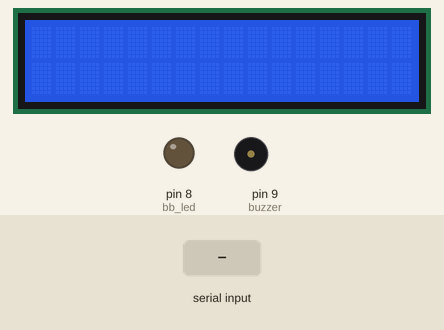
Bench run of a sketch on a simulated Arduino Uno, built with avr-gcc and run on an emulated ATmega328P. Parts: 16×2 character LCD, output pins drawn as LEDs (lit = HIGH), buzzer (waves = sounding). Inputs (shaded band) come from the test bench. What the sketch prints to the serial monitor is not drawn.

Above: at 1.3 s.
1.4 s: "<test>" received over the second serial link
At 2.5 s:
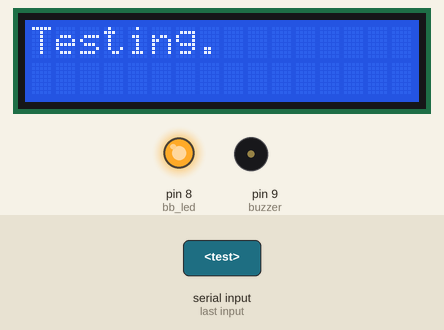
At 4.3 s:
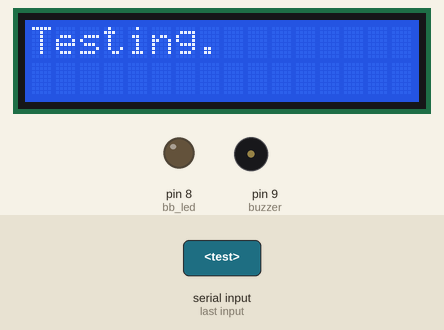
4.4 s: "<noise>" received over the second serial link
At 6.4 s:
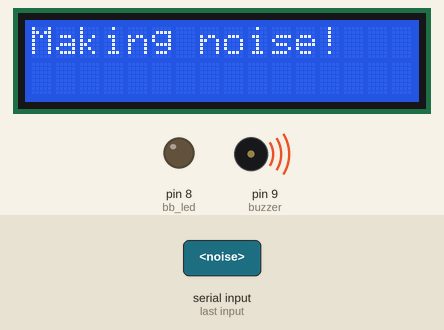
Timing chart, 0 to 13.4 s (numbered marks = the images above; inputs shaded):
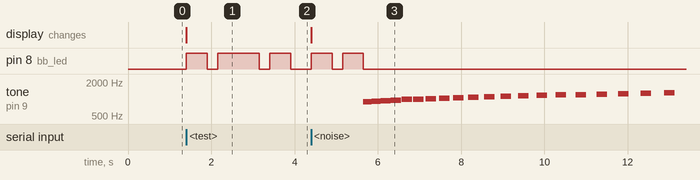

The sketch:

Bluetooth_Controller.ino
```cpp
#include <SoftwareSerial.h>
#include<LiquidCrystal.h>

const int bb_led = 8;
const int rs = 12, en = 11, d4 = 4, d5 = 5, d6 = 6, d7 = 7;
LiquidCrystal lcd(rs,en,d4,d5,d6,d7);

const int buzzer = 9;
const int bluetoothTx = 2;  // TX-O pin of bluetooth mate, Arduino D2
const int bluetoothRx = 3;  // RX-I pin of bluetooth mate, Arduino D3
SoftwareSerial bluetooth(bluetoothTx, bluetoothRx);
// bluetoothTx -> software Rx && bluetoothRx -> software Tx

const byte max_chars = 30;
char rcvd_msg[max_chars];
boolean next_msg = false;
char msg;

void setup(){
  pinMode(bb_led,OUTPUT);
  lcd.begin(16,2);
  Serial.begin(9600);  // Begin the serial monitor at 9600bps

  bluetooth.begin(115200);  // The Bluetooth Mate defaults to 115200bps
  bluetooth.print("$");  // Print three times individually
  bluetooth.print("$");
  bluetooth.print("$");  // Enter command mode
  delay(100);  // Short delay, wait for the Mate to send back CMD
  bluetooth.println("U,9600,N");  // Temporarily Change the baudrate to 9600, no parity
  // 115200 can be too fast at times for NewSoftSerial to relay the data reliably
  bluetooth.begin(9600);  // Start bluetooth serial at 9600
}

void loop()
{
  getBluetoothMsg();
  processNewCmd();
}

//testing function
void initSimpleBluetoothMode(void){
  if(bluetooth.available()){
    msg = bluetooth.read();
    if(msg == '9'){ Serial.println("Got data!"); }
    else{ Serial.print(msg); }
  }
}

//reads a message sent over bluetooth
void getBluetoothMsg(void){
    static boolean isReceiving = false;
    static byte index = 0;

    char msg_start = '<';
    char msg_end = '>';
    char rcvd;

    while (bluetooth.available() > 0 && next_msg == false) {
        rcvd = bluetooth.read();
        if (isReceiving == true) {
            if (rcvd != msg_end) {
                rcvd_msg[index] = rcvd;
                index++;
                if (index >= max_chars) {index = max_chars - 1;}//rewrites last index until done
            }
            else {
                rcvd_msg[index] = '\0'; // terminate the string
                isReceiving = false;
                index = 0;
                next_msg = true;
            }
        }
        else if (rcvd == msg_start) { isReceiving = true; }
     }
 }


void processNewCmd(void) {
    if (next_msg == true) {
        Serial.print("New Message:");
        Serial.println(rcvd_msg);
        next_msg = false;
        String cmd = rcvd_msg;
        doCommand(cmd);
    }
}

void blinkLED(void){
    digitalWrite(bb_led,HIGH);
    delay(500);
    digitalWrite(bb_led,LOW);
    delay(250);
    digitalWrite(bb_led,HIGH);
    delay(500);
    digitalWrite(bb_led,LOW);
  }

void doCommand(String cmd){
      if(cmd == "test"){
        lcd.clear();
        lcd.print("Testing.");
        Serial.println("Blinking led now...");
        blinkLED();
        blinkLED();
      }
      else if(cmd == "insult"){
        lcd.clear();
        blinkLED();
        blinkLED();
        lcd.print("Your mom is fat.");
      }
      else if(cmd == "noise"){
        lcd.clear();
        lcd.print("Making noise!");
        blinkLED();
        for(int i = 0; i <20;i++){
          tone(buzzer,900+(i*20),250);
          delay(200+(i*20));
          noTone(buzzer);
        }
        for(int i = 0; i <20;i++){
          tone(buzzer,900-(i*20),250);
          delay(200+(i*20));
          noTone(buzzer);
        }
        blinkLED();
      }
      else if (cmd.startsWith("display")){
          int index_of_msg = cmd.indexOf("\'");
          String display_string = cmd.substring(index_of_msg+1,cmd.length()-1);
          lcd.clear();
          blinkLED();
          Serial.print(display_string);
          lcd.print(display_string);
      }
      else{ Serial.println("Not a known command ");}
 }
```

Measured:
- after the input at 1.4 s, pin 8 (bb_led): goes HIGH 0.50 s, LOW 0.25 s, HIGH 1.0 s, LOW 0.25 s, HIGH 0.50 s, then LOW, starting at once; the display: changes at once (image 1)
- after the input at 4.4 s, pin 8 (bb_led): alternates HIGH for 0.50 s and LOW for 0.25 s, 4 changes in all, then stays LOW, starting at once; tone on pin 9 (buzzer): plays 900 Hz for 0.20 s, 920 Hz for 0.22 s, 940 Hz for 0.24 s, 960 Hz for 0.25 s, 980 Hz for 0.25 s, 1000 Hz for 0.25 s … (20 notes in this stretch), starting after 1.3 s
